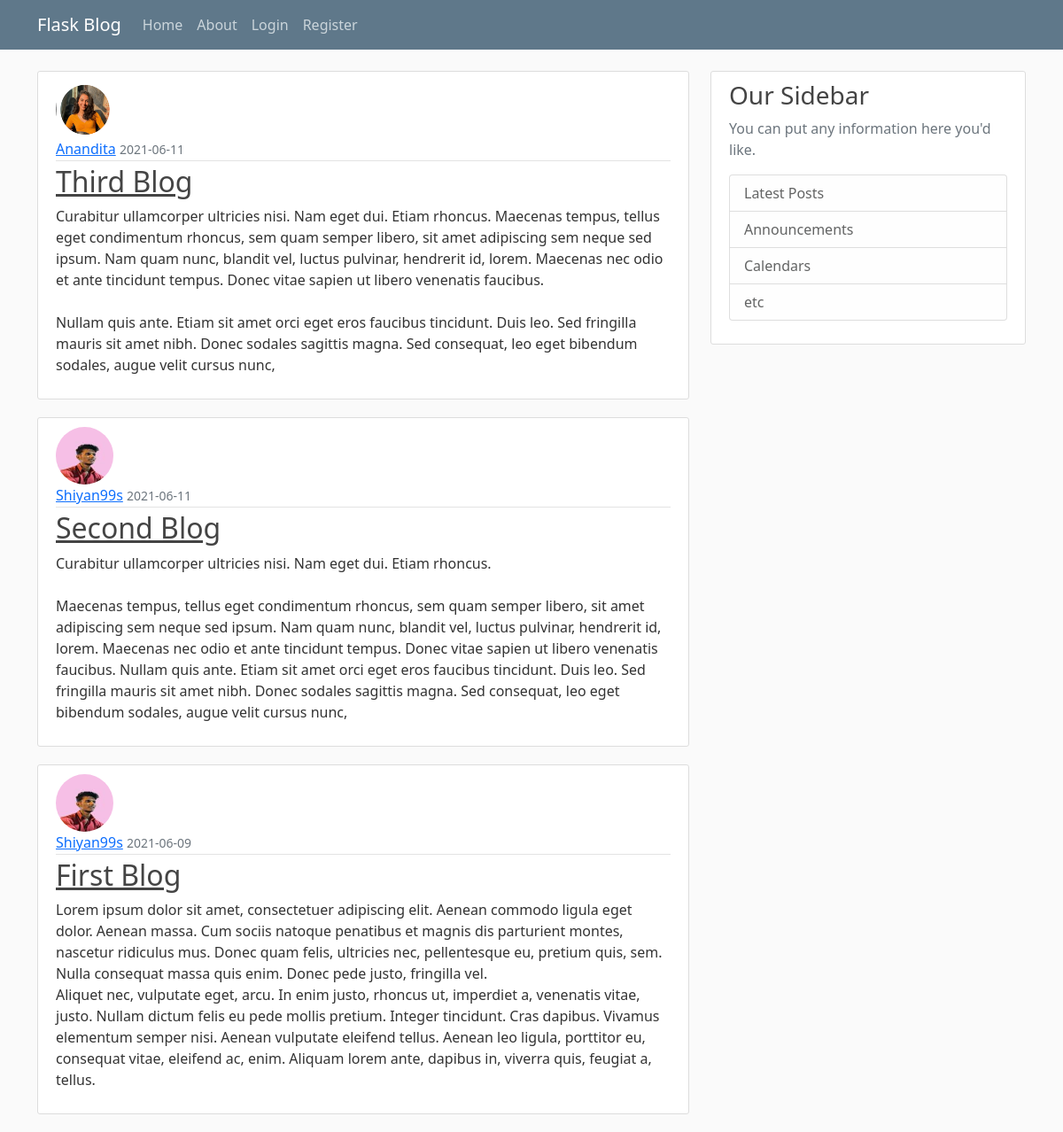
The app's page /, older data.
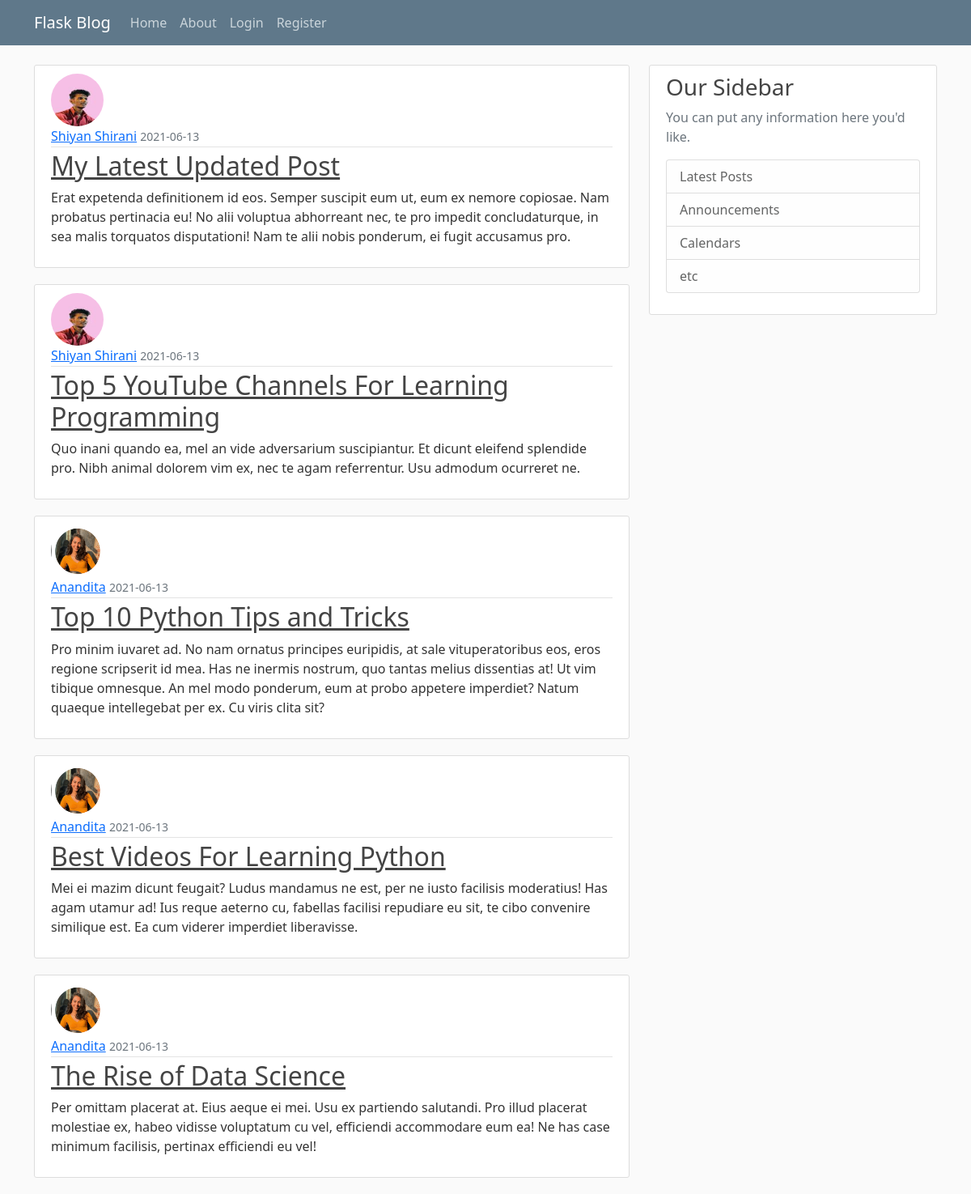
The same page, newer data.
### flaskblog/models.py (models this page shows, shortened)
class Post(db.Model):
    id = db.Column(db.Integer, primary_key=True)
    title = db.Column(db.String(100), nullable=False)
    date_posted = db.Column(db.DateTime, nullable=False,
                            default=datetime.utcnow)
    content = db.Column(db.Text, nullable=False)
    user_id = db.Column(db.Integer, db.ForeignKey('user.id'), nullable=False)

class User(db.Model, UserMixin):
    id = db.Column(db.Integer, primary_key=True)
    username = db.Column(db.String(20), unique=True, nullable=False)
    email = db.Column(db.String(120), unique=True, nullable=False)
    image_file = db.Column(db.String(20), nullable=False,
                           default='default.jpg')
    password = db.Column(db.String(60), nullable=False)
    posts = db.relationship('Post', backref='author', lazy=True)

### flaskblog/routes.py (the view)
@app.route("/")
def home():
    page = request.args.get('page', 1, type=int)
    posts = Post.query.order_by(Post.date_posted.desc()).paginate(page=page, per_page=5)
    return render_template('home.html', posts=posts)

### flaskblog/templates/home.html
{% extends "layout.html" %}
{% block content %}
    {% for post in posts.items %}
        <article class="media content-section">
          <img class="rounded-circle article-img" src="{{ url_for('static', filename='profile_pics/' + post.author.image_file) }}">
          <div class="media-body">
            <div class="article-metadata">
              <a class="mr-2" href="#">{{ post.author.username }}</a>
              <small class="text-muted">{{ post.date_posted.strftime('%Y-%m-%d') }}</small>
            </div>
            <h2><a class="article-title" href="{{ url_for('post', post_id=post.id) }}">{{ post.title }}</a></h2>
            <p class="article-content">{{ post.content }}</p>
          </div>
        </article>
    {% endfor %}
{% endblock content %}

Row changes from the older to the newer data that the page shows:
no longer on this page (row edited): Post: image_file (picture), author.username "Anandita", date_posted "2021-06-11", title "Third Blog", content "Curabitur ullamcorper ultricies nisi. Nam eget dui. Etiam rhoncus. Maecenas tempus, tellus eget condimentum rhoncus, sem quam semper libero, sit amet adipiscing sem neque sed ipsum. Nam quam nunc, blandit vel, luctus pulvinar, hendrerit id, lorem. Maecenas nec odio et ante tincidunt tempus. Donec vitae sapien ut libero venenatis faucibus. Nullam quis ante. Etiam sit amet orci eget eros faucibus tincidunt. Duis leo. Sed fringilla mauris sit amet nibh. Donec sodales sagittis magna. Sed consequat, leo eget bibendum sodales, augue velit cursus nunc,"
no longer on this page (row edited): Post: image_file (picture), author.username "Shiyan99s", date_posted "2021-06-11", title "Second Blog", content "Curabitur ullamcorper ultricies nisi. Nam eget dui. Etiam rhoncus. Maecenas tempus, tellus eget condimentum rhoncus, sem quam semper libero, sit amet adipiscing sem neque sed ipsum. Nam quam nunc, blandit vel, luctus pulvinar, hendrerit id, lorem. Maecenas nec odio et ante tincidunt tempus. Donec vitae sapien ut libero venenatis faucibus. Nullam quis ante. Etiam sit amet orci eget eros faucibus tincidunt. Duis leo. Sed fringilla mauris sit amet nibh. Donec sodales sagittis magna. Sed consequat, leo eget bibendum sodales, augue velit cursus nunc,"
no longer on this page (row edited): Post: image_file (picture), author.username "Shiyan99s", date_posted "2021-06-09", title "First Blog", content "Lorem ipsum dolor sit amet, consectetuer adipiscing elit. Aenean commodo ligula eget dolor. Aenean massa. Cum sociis natoque penatibus et magnis dis parturient montes, nascetur ridiculus mus. Donec quam felis, ultricies nec, pellentesque eu, pretium quis, sem. Nulla consequat massa quis enim. Donec pede justo, fringilla vel. Aliquet nec, vulputate eget, arcu. In enim justo, rhoncus ut, imperdiet a, venenatis vitae, justo. Nullam dictum felis eu pede mollis pretium. Integer tincidunt. Cras dapibus. Vivamus elementum semper nisi. Aenean vulputate eleifend tellus. Aenean leo ligula, porttitor eu, consequat vitae, eleifend ac, enim. Aliquam lorem ante, dapibus in, viverra quis, feugiat a,…"
added Post: image_file (picture), author.username "Shiyan Shirani", date_posted "2021-06-13", title "My Latest Updated Post", content "Erat expetenda definitionem id eos. Semper suscipit eum ut, eum ex nemore copiosae. Nam probatus pertinacia eu! No alii voluptua abhorreant nec, te pro impedit concludaturque, in sea malis torquatos disputationi! Nam te alii nobis ponderum, ei fugit accusamus pro."
added Post: image_file (picture), author.username "Shiyan Shirani", date_posted "2021-06-13", title "Top 5 YouTube Channels For Learning Programming", content "Quo inani quando ea, mel an vide adversarium suscipiantur. Et dicunt eleifend splendide pro. Nibh animal dolorem vim ex, nec te agam referrentur. Usu admodum ocurreret ne."
added Post: image_file (picture), author.username "Anandita", date_posted "2021-06-13", title "Top 10 Python Tips and Tricks", content "Pro minim iuvaret ad. No nam ornatus principes euripidis, at sale vituperatoribus eos, eros regione scripserit id mea. Has ne inermis nostrum, quo tantas melius dissentias at! Ut vim tibique omnesque. An mel modo ponderum, eum at probo appetere imperdiet? Natum quaeque intellegebat per ex. Cu viris clita sit?"
added Post: image_file (picture), author.username "Anandita", date_posted "2021-06-13", title "Best Videos For Learning Python", content "Mei ei mazim dicunt feugait? Ludus mandamus ne est, per ne iusto facilisis moderatius! Has agam utamur ad! Ius reque aeterno cu, fabellas facilisi repudiare eu sit, te cibo convenire similique est. Ea cum viderer imperdiet liberavisse."
added Post: image_file (picture), author.username "Anandita", date_posted "2021-06-13", title "The Rise of Data Science", content "Per omittam placerat at. Eius aeque ei mei. Usu ex partiendo salutandi. Pro illud placerat molestiae ex, habeo vidisse voluptatum cu vel, efficiendi accommodare eum ea! Ne has case minimum facilisis, pertinax efficiendi eu vel!"
